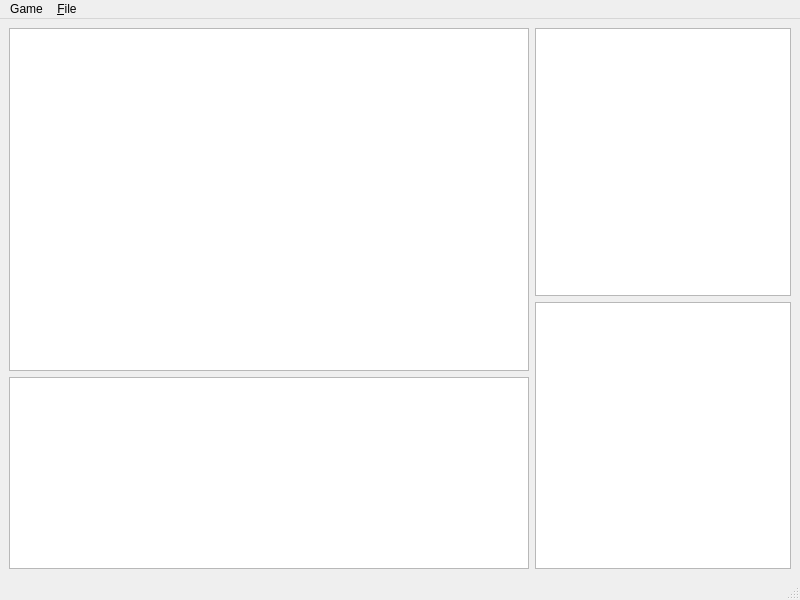
<?xml version="1.0" encoding="UTF-8"?>
<ui version="4.0">
 <class>MainWindow</class>
 <widget class="QMainWindow" name="MainWindow">
  <property name="geometry">
   <rect>
    <x>0</x>
    <y>0</y>
    <width>800</width>
    <height>600</height>
   </rect>
  </property>
  <property name="windowTitle">
   <string>MainWindow</string>
  </property>
  <widget class="QWidget" name="centralwidget">
   <layout class="QHBoxLayout" name="horizontalLayout">
    <item>
     <layout class="QVBoxLayout" name="verticalLayout">
      <item>
       <widget class="QGraphicsView" name="graphicsView"/>
      </item>
      <item>
       <widget class="QTextBrowser" name="textBrowser">
        <property name="sizePolicy">
         <sizepolicy hsizetype="Expanding" vsizetype="Preferred">
          <horstretch>0</horstretch>
          <verstretch>0</verstretch>
         </sizepolicy>
        </property>
       </widget>
      </item>
     </layout>
    </item>
    <item>
     <layout class="QVBoxLayout" name="verticalLayout_2">
      <item>
       <widget class="QGraphicsView" name="graphicsView_2">
        <property name="sizePolicy">
         <sizepolicy hsizetype="Preferred" vsizetype="Expanding">
          <horstretch>0</horstretch>
          <verstretch>0</verstretch>
         </sizepolicy>
        </property>
       </widget>
      </item>
      <item>
       <widget class="QTextBrowser" name="textBrowser_2">
        <property name="sizePolicy">
         <sizepolicy hsizetype="Preferred" vsizetype="Expanding">
          <horstretch>0</horstretch>
          <verstretch>0</verstretch>
         </sizepolicy>
        </property>
       </widget>
      </item>
     </layout>
    </item>
   </layout>
  </widget>
  <widget class="QMenuBar" name="menubar">
   <property name="geometry">
    <rect>
     <x>0</x>
     <y>0</y>
     <width>800</width>
     <height>26</height>
    </rect>
   </property>
   <widget class="QMenu" name="menuFile">
    <property name="title">
     <string>&amp;File</string>
    </property>
    <addaction name="actionQuit"/>
   </widget>
   <widget class="QMenu" name="menuGame">
    <property name="title">
     <string>Game</string>
    </property>
    <addaction name="actionStart"/>
    <addaction name="actionJoin"/>
   </widget>
   <addaction name="menuGame"/>
   <addaction name="menuFile"/>
  </widget>
  <widget class="QStatusBar" name="statusbar"/>
  <action name="actionStart">
   <property name="text">
    <string>Start</string>
   </property>
  </action>
  <action name="actionJoin">
   <property name="text">
    <string>Join</string>
   </property>
  </action>
  <action name="actionQuit">
   <property name="text">
    <string>&amp;Quit</string>
   </property>
  </action>
 </widget>
 <resources/>
 <connections/>
</ui>
